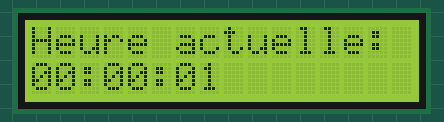
Recording of a sketch running on a simulated Arduino Uno, built with avr-gcc and run on an emulated ATmega328P. On the bench: 16×2 character LCD.

Above: at 0.1 s.
At 4.1 s:
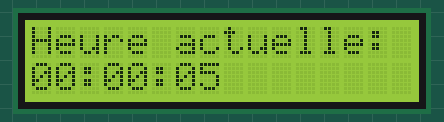
At 9.1 s:
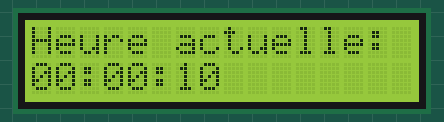
At 19.1 s:
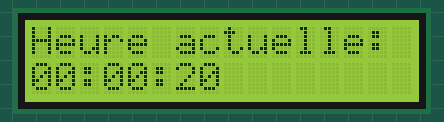
At 28.2 s:
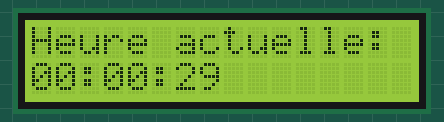
At 38.2 s:
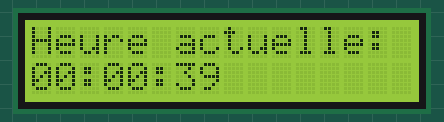

The sketch:

job161.ino
```cpp
#include <LiquidCrystal.h>

// Configuration des broches LCD
const int RS = 12, EN = 11, D4 = 5, D5 = 4, D6 = 3, D7 = 2;
LiquidCrystal lcd(RS, EN, D4, D5, D6, D7);

// Variables pour l'heure
int heures = 0, minutes = 0, secondes = 0;

void setup() {
  lcd.begin(16, 2); // Initialise le LCD 16 colonnes x 2 lignes
  lcd.print("Heure actuelle:"); // Message statique
}

void loop() {
  // Mise à jour de l'heure (simulée)
  secondes++;
  if (secondes >= 60) {
    secondes = 0;
    minutes++;
    if (minutes >= 60) {
      minutes = 0;
      heures++;
      if (heures >= 24) {
        heures = 0;
      }
    }
  }

  // Affichage sur le LCD (format HH:MM:SS)
  lcd.setCursor(0, 1); // Seconde ligne
  if (heures < 10) lcd.print("0"); // Ajoute un zéro pour les heures < 10
  lcd.print(heures);
  lcd.print(":");
  if (minutes < 10) lcd.print("0"); // Ajoute un zéro pour les minutes < 10
  lcd.print(minutes);
  lcd.print(":");
  if (secondes < 10) lcd.print("0"); // Ajoute un zéro pour les secondes < 10
  lcd.print(secondes);

  delay(1000); // Attend 1 seconde
}
```

Measured:
- what the display in image 1 shows lasts 1.0 s, from 4.1 s to 5.1 s
